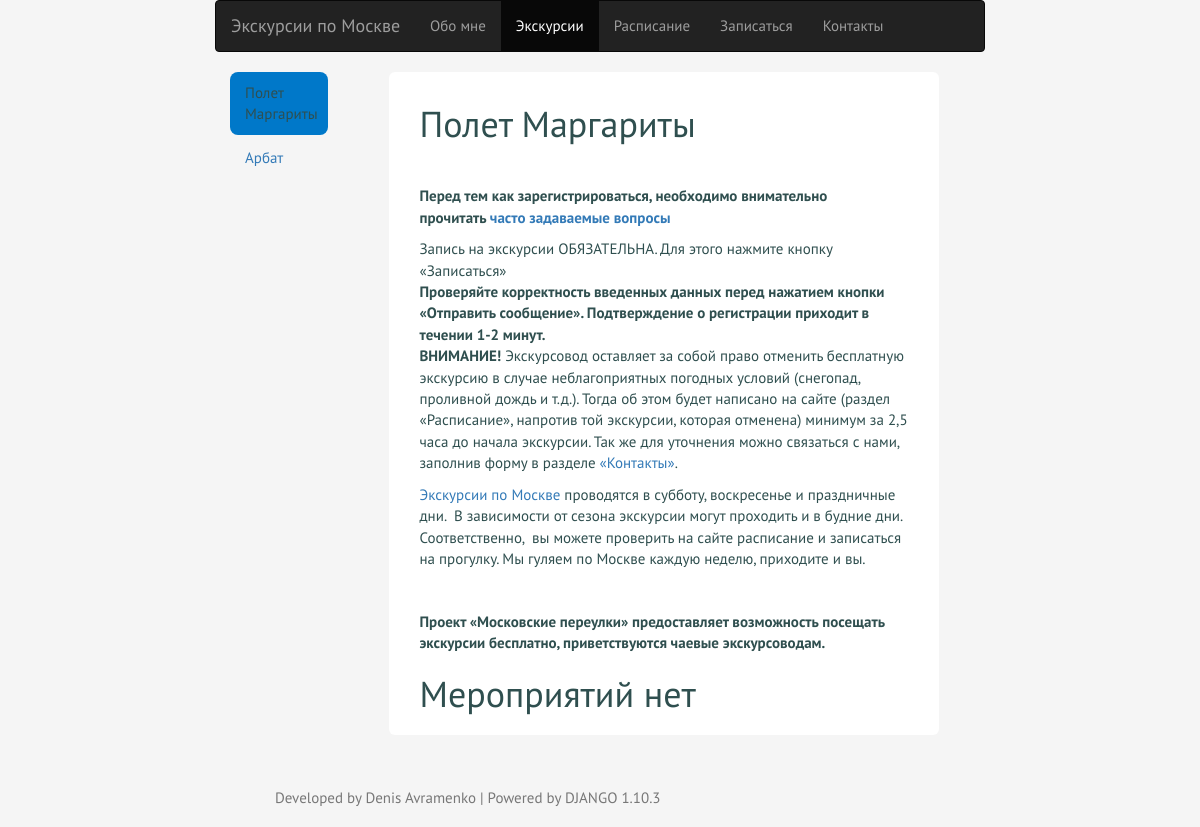
The app's page /excursions/, older data.
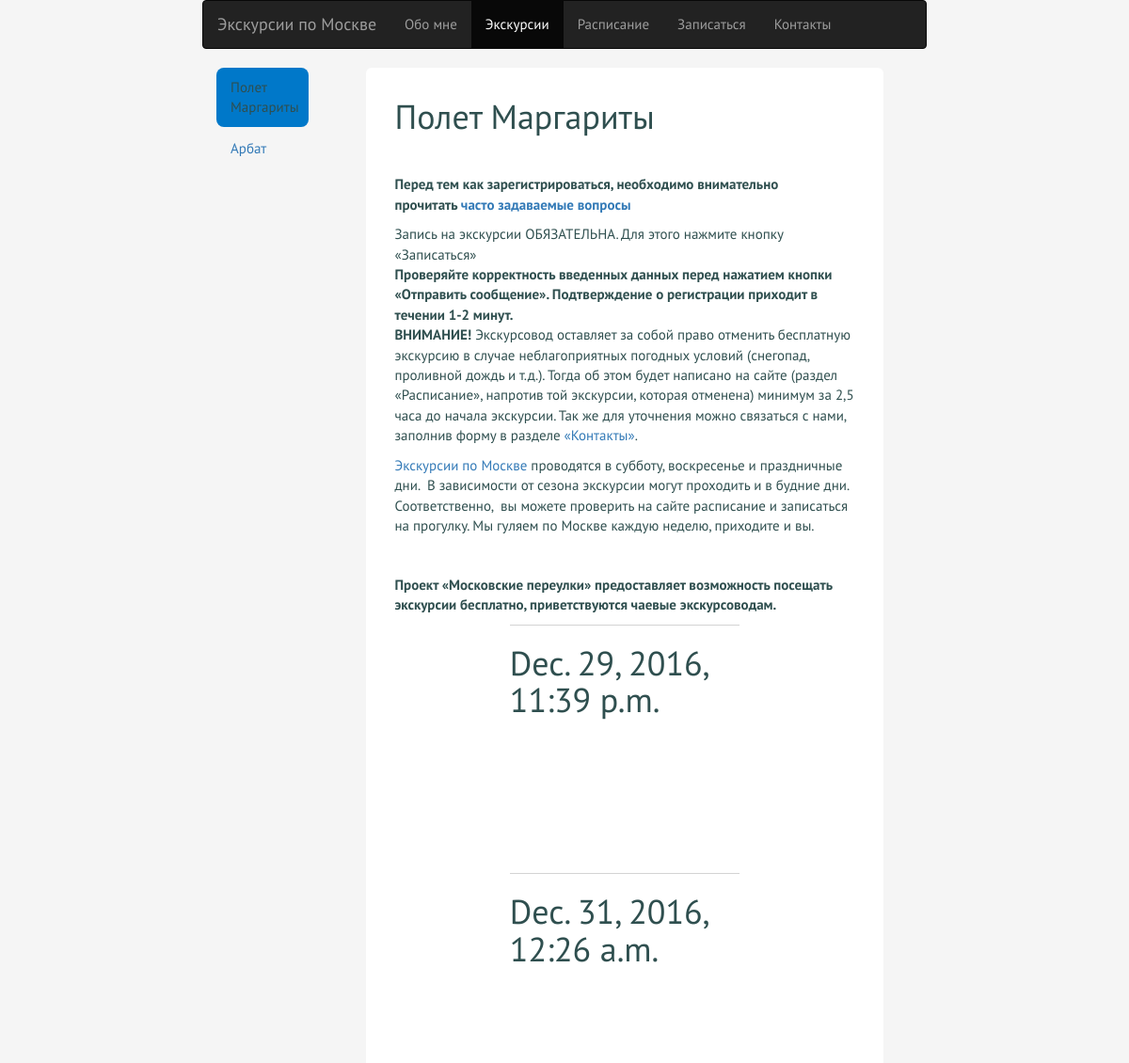
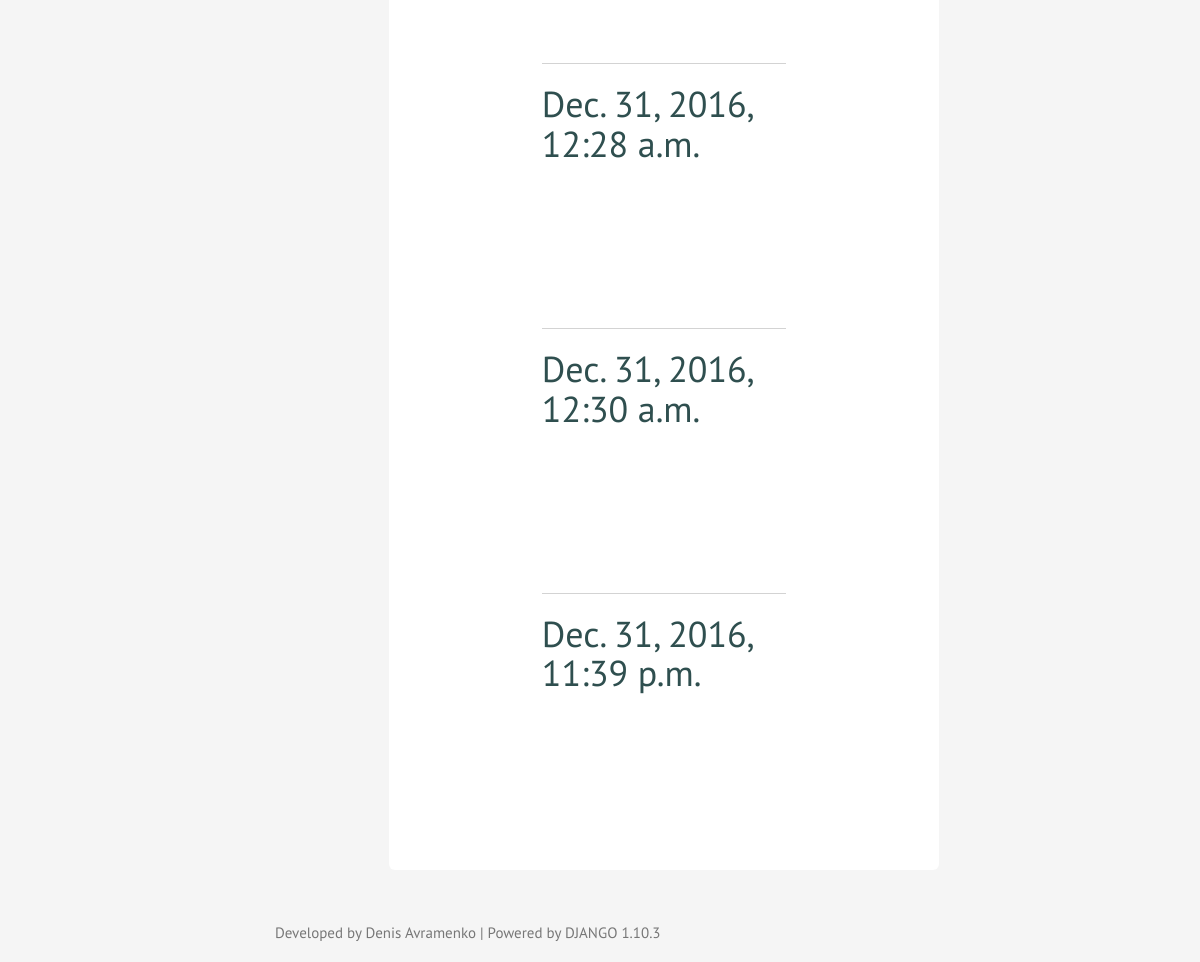
The same page, newer data (2 pictures, top to bottom).
### ex/models.py (models this page shows, shortened)
class Excursion (models.Model):
    name = models.CharField(max_length=50, verbose_name='Название экскурсии')
    description = RichTextUploadingField(verbose_name='Описание')
    img = models.ImageField(upload_to='images', blank=True, verbose_name='Изборажение (не обязательно)')
    slug = models.SlugField(unique=True, verbose_name='Адрес')
    class Meta:
        verbose_name_plural = 'Список экскурсий'

class Event(models.Model):
    excursion = models.ForeignKey(Excursion, on_delete=models.CASCADE)
    starting = models.DateTimeField(verbose_name='Дата мероприятия')
    img = models.ImageField(upload_to='images', verbose_name='Изображение', blank=True)
    name = models.CharField(max_length=50, blank=True, editable=False)
    description = RichTextUploadingField(blank=True, editable=False)
    class Meta:
        verbose_name_plural = 'Мероприятия'

### ex/views.py (the view, shortened to what this page needs)
# urls.py: url(r'^excursions/$', views.excursions, name='excursions'),
def excursions(request, slug=None):
    list_of_excursions = models.Excursion.objects.all()
    if slug is None:
        try:
            start_value = models.Excursion.objects.all()[0]
        except IndexError:
            return render(request, 'ex/excursions.html', {'Error_message': 'Извините, тут пока ничего нет'})
        else:
            events_for_excursion = models.Event.objects.all().filter(excursion=start_value.id,
                                                                     starting__gte=timezone.now()).order_by('starting')
            return render(request, 'ex/excursions.html', {'list_of_excursions': list_of_excursions,
                                                          'first': start_value, 'events': events_for_excursion})

### ex/templates/ex/excursions.html (shortened to what this page needs)
{% extends "ex/main_page.html" %}
{% block content %}
{% if Error_message %}
    <p>{{Error_message}}</p>
{% else %}
    <div class="col-lg-2 col-md-4 col-xs-12">
        <ul class="nav nav-pills nav-stacked" >
            {% if slug %}
                {% for ex in list_of_excursions %}
                    {% if ex.slug == slug %}
                        <li class="active"><a href="{% url 'ex:excursions' ex.slug %}">{{ex.name}}</a></li>
                    {% else %}
                        <li><a href="{% url 'ex:excursions' ex.slug %}">{{ex.name}}</a></li>
                    {% endif %}
                {% endfor %}
            {% else %}
                {% for ex in list_of_excursions %}
                    {% if forloop.counter == 1 %}
                        <li class="active"><a href="{% url 'ex:excursions' ex.slug %}">{{ex.name}}</a></li>
                    {% else %}
                        <li><a href="{% url 'ex:excursions' ex.slug %}">{{ex.name}}</a></li>
                    {% endif %}
                {% endfor %}
            {% endif %}
        </ul>
    </div>
    <div class="col-lg-10 col-md-8 col-xs-12">
        <div class="center_place">
            <h1>{{first.name}}</h1><br>
            <p>{{first.description| safe}}</p>
            {% if events %}
                {% for event in events %}
                    <table border= "0"  align="center" frame="above" bordercolor="LightGrey"  width="50%">
                        <tr>
                            <td height="200" valign="top">
                                <h1>{{event.starting}}</h1>
                            </td>
                        </tr>
                    </table>
                        <br><br><br>
                {% endfor %}
            {% else %}
                <h1>Мероприятий нет</h1>
            {% endif %}
        </div>
    </div>
{% endif %}
{% endblock %}
{% block ex_act %}class="active"{% endblock %}

Row changes from the older to the newer data that the page shows:
added Event: starting "Dec. 29, 2016, 11:39 p.m."
added Event: starting "Dec. 31, 2016, 12:26 a.m."
added Event: starting "Dec. 31, 2016, 12:28 a.m."
added Event: starting "Dec. 31, 2016, 12:30 a.m."
added Event: starting "Dec. 31, 2016, 11:39 p.m."
Text that changed along with them:
text no longer shown: "Мероприятий нет"
